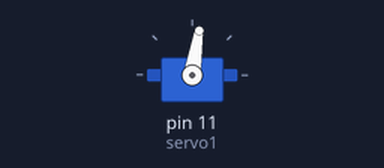
Bench run of a program on a simulated Raspberry Pi (header pin numbers). On the bench: servo. Servo angles are drawn from the pulse width (0.5 ms = 0°, 2.5 ms = 180°). At 4.0 s the program stops and its outputs stay as they are.

Above: at 0.1 s.
At 2.1 s:
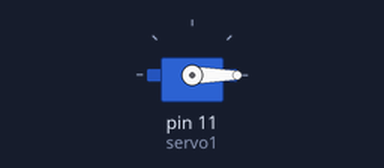
Timing chart, 0 to 3.6 s (numbered marks = the images above):
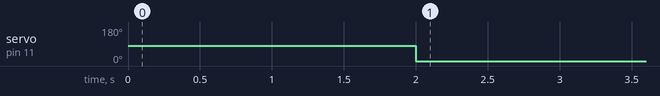

The program:

MovimientoServoBasico.py
```python
# Importar las librerías
import RPi.GPIO as GPIO
import time

# Configurar el modo de numeración de pines GPIO
GPIO.setmode(GPIO.BOARD)

# Configurar el pin 11 como una salida, y configurar la
# variable servo1 como pin 11 como PWM

GPIO.setup(11,GPIO.OUT)
servo1 = GPIO.PWM(11,50) # OJO, el número 11 es el pin,
                         # y el 50 es el pulso = 50Hz pulse

#Inicializar el Modulador de Pulsos (PWM) para que empiece
# a correr, pero con el valor inicial de 0 (pulso apagado)

servo1.start(0)
servo1.ChangeDutyCycle(7) # Mueve el servo a 90 grados
time.sleep(2) # Tiempo de espera de 2 segundos

servo1.ChangeDutyCycle(2) # Mueve el servo a 0 grados
time.sleep(2) # Tiempo de espera de 2 segundos

servo1.stop() # Detener el servo
GPIO.cleanup() # Limpieza de señales en los pines
```

Measured:
- by itself, servo on pin 11 (servo1): 81° → 0° at 2.0 s
